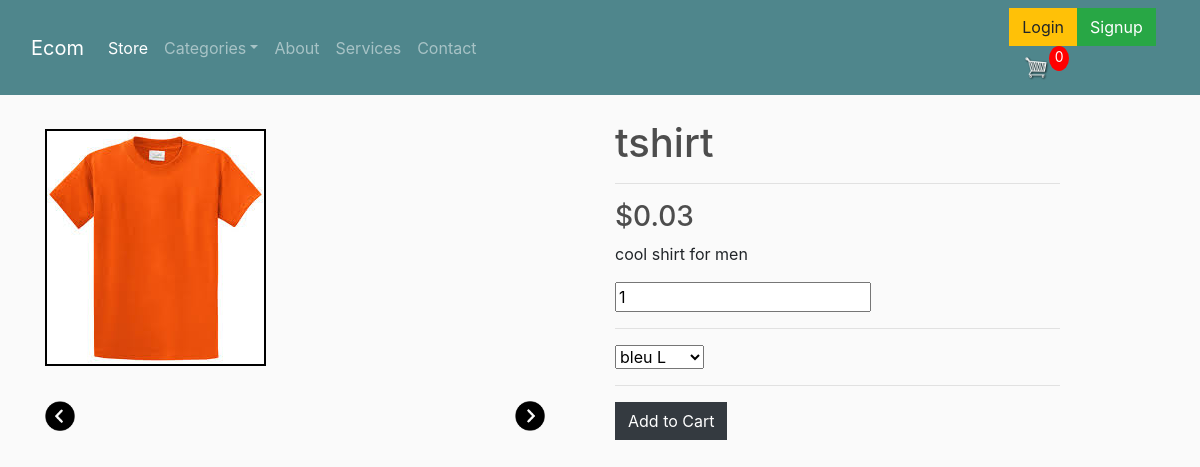
The app's page /1/description/ with its own data.
### store/models.py (models this page shows)
class Product(models.Model):
    name=models.CharField(max_length=200,null=True)
    color=models.ManyToManyField(Color,blank=True,through='TakenColorSize')
    size=models.ManyToManyField(Size,blank=True,through='TakenColorSize')
    price=models.DecimalField(max_digits=5,decimal_places=2)
    digital=models.BooleanField(default=False,null=True,blank=False)
    category=models.ForeignKey(Category,on_delete=models.CASCADE,null=True,blank=False)
    sub_category=models.ForeignKey(SubCategory,on_delete=models.CASCADE,null=True,blank=False)
    description = models.TextField(null=True,blank=True)
    featured = models.ImageField(null=True)
    GENDER_CHOICES = (
    ('none', 'none'),
    ('man', 'man'),
    ('woman', 'woman'),
    ('kids', 'kids')  )# yeah that's not a gender but you could want to have this
    gender = models.CharField(max_length=30, choices=GENDER_CHOICES,null=True,blank=True)
    def __str__(self):
        return self.name
    @property
    def imageURL(self):
        try:
            url = self.featured.url
        except:
            url = ''
        print('URL:', url)
        return url

### store/views.py (the view)
# urls.py: path('<int:pk>/description/',views.slider,name='slider'),
def slider(request,pk):
	data = cartData(request)
	cartItems = data['cartItems']
	order = data['order']
	items = data['items']
	product = Product.objects.get(id=pk)
	categories=Category.objects.all()
	context = {'product':product, 'cartItems':cartItems,'categories':categories}
	return render(request, 'store/slider.html', context)

### store/models.py (called while the page is built)
    def __str__(self):
        return self.name

    def __str__(self):
        return self.name

    def __str__(self):
        return self.name

    def __str__(self):
        return self.name

### store/utils.py (called while the page is built, shortened)
def cookieCart(request):
    try:
        cart = json.loads(request.COOKIES['cart'])
    except:
        cart = {}
    print('CART:', cart)
    items = []
    order = {'get_cart_total':0, 'get_cart_items':0, 'shipping':False}
    cartItems = order['get_cart_items']
    return {'cartItems':cartItems ,'order':order, 'items':items}

def cartData(request):
    if request.user.is_authenticated:
        customer = request.user.customer
        order, created = Order.objects.get_or_create(customer=customer, complete=False)
        items = order.orderitem_set.all()
        cartItems = order.get_cart_items
    else:
        cookieData = cookieCart(request)
        cartItems = cookieData['cartItems']
        order = cookieData['order']
        items = cookieData['items']
    return {'cartItems':cartItems ,'order':order, 'items':items}

### store/templates/store/slider.html (shortened to what this page needs)
{%extends 'store/main.html'%}
{% load static %}
{%block content%}
	<div class="row">
	<div class="col-lg-6">
			<img id="featured" src="{{product.imageURL}}">
			<div id="slide-wrapper">
				<img id="slideLeft" class="arrow" src="{% static 'images/arrow-left.png' %}">
				<img id="slideRight" class="arrow" src="{% static 'images/arrow-right.png' %}">
			</div>
      </div>
	<div class="col-lg-5">
			<h1>{{product}}</h1>
			<hr>
			<h3>${{product.price}}</h3>
			<p>{{product.description}}</p>
			<input value=1 type="number" id='qty'>
      <hr>
      <div class="select">
        <select  id="selectbox" >
          {% for colorsize in product.takencolorsize_set.all%}
          <option id="selectedcolorsize" value="{{colorsize.id}}">{{colorsize.color}}  {{colorsize.size}}</option>
          {%endfor%}
        </select>
      </div>
      <hr>
      <button data-product={{product.id}} data-action="add" class="btn btn-dark update-cart">Add to Cart</button>
</div>
</div>
{%endblock%}

### static/css/main.css (style rules this page uses)
body { background-color: hsl(0, 0%, 98%); }
h1,h2,h3,h4,h5,h6 { color:hsl(0, 0%, 30%); }
.col-lg-4, .col-lg-6, .col-lg-8, .col-lg-12 { margin-top: 10px; }
.btn { border-radius: 0; }

### store/templates/store/slider.html (style rules this page uses)
#featured { max-width: 500px; max-height: 600px; object-fit: cover; cursor: pointer; border: 2px solid black; }
#slide-wrapper { max-width: 500px; display: flex; min-height: 100px; align-items: center; }
.arrow { width: 30px; height: 30px; cursor: pointer; transition: .3s; }

### records on screen
Product: imageURL (picture), name "tshirt", price "0.03", description "cool shirt for men"

### other values on screen
{{ cartItems }} "0"
form field value "bleu L"
